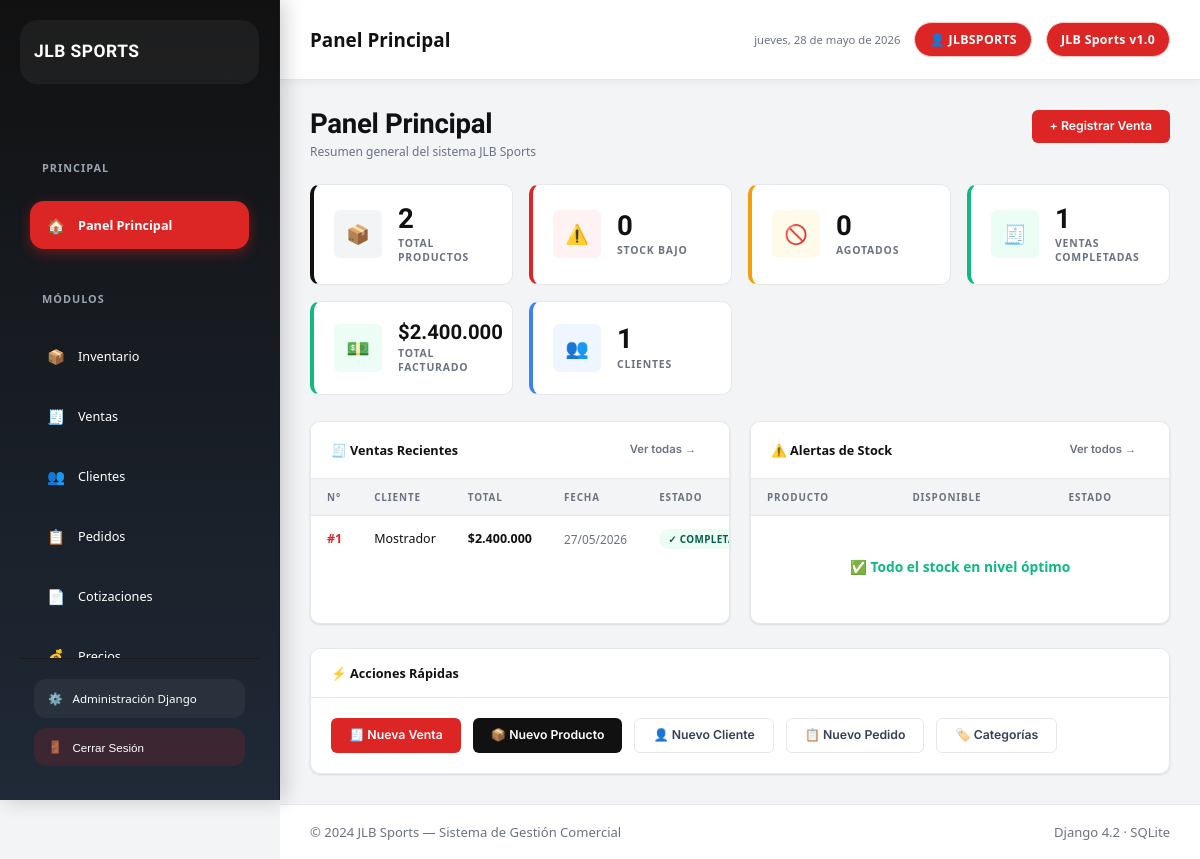
The page /dashboard/ (signed in) on the database its author committed.
### sales/models.py (models this page shows, shortened)
class Sale(models.Model):
    STATUS_CHOICES = [
        ('completed', 'Completada'),
        ('cancelled', 'Anulada'),
    ]
    client = models.ForeignKey(Client, on_delete=models.SET_NULL, null=True, blank=True, related_name='sales')
    status = models.CharField(max_length=20, choices=STATUS_CHOICES, default='completed')
    notes = models.TextField(blank=True, verbose_name='Observaciones')
    total_amount = models.DecimalField(max_digits=12, decimal_places=2, default=0)
    discount_applied = models.DecimalField(max_digits=5, decimal_places=2, default=0,
                                           verbose_name='Descuento aplicado (%)')
    created_at = models.DateTimeField(auto_now_add=True)
    class Meta:
        ordering = ['-created_at']

### inventory/views.py (the view)
# urls.py: path('', views.dashboard, name='dashboard'),
@login_required
def dashboard(request):
    total_products = Product.objects.count()
    out_of_stock = Product.objects.filter(stock_quantity=0).count()
    low_stock_products = Product.objects.filter(
        stock_quantity__gt=0, stock_quantity__lte=F('min_stock')
    ).select_related('category')
    low_stock_count = low_stock_products.count()
    total_inventory_value = sum(p.stock_value for p in Product.objects.all())
    recent_sales = Sale.objects.select_related('client').order_by('-created_at')[:6]
    total_sales = Sale.objects.filter(status='completed').count()
    total_revenue = Sale.objects.filter(status='completed').aggregate(total=Sum('total_amount'))['total'] or Decimal('0')
    total_clients = Client.objects.count()
    pending_orders = Order.objects.filter(status='pending').count()
    top_products = SaleItem.objects.values('product__name').annotate(total_vendido=Sum('quantity')).order_by('-total_vendido')[:5]
    context = {
        'total_products': total_products,
        'out_of_stock': out_of_stock,
        'low_stock_products': low_stock_products,
        'low_stock_count': low_stock_count,
        'total_inventory_value': total_inventory_value,
        'recent_sales': recent_sales,
        'total_sales': total_sales,
        'total_revenue': total_revenue,
        'total_clients': total_clients,
        'pending_orders': pending_orders,
        'top_products': top_products,
        'active_page': 'dashboard',
    }
    return render(request, 'dashboard.html', context)

### inventory/models.py (called while the page is built)
    @property
    def stock_value(self):
        return self.cost_price * self.stock_quantity

### inventory/templatetags/jlb_filters.py (called while the page is built)
@register.filter
def pesos(value):
    try:
        value = Decimal(str(value))
        if value == value.to_integral_value():
            formatted = f"{int(value):,}".replace(",", ".")
        else:
            formatted = f"{value:,.0f}".replace(",", ".")
        return f"${formatted}"
    except (ValueError, TypeError):
        return f"${value}"

### templates/dashboard.html (shortened to what this page needs)
{% extends 'base.html' %}
{% load jlb_filters %}
{% block topbar_title %}Panel Principal{% endblock %}
{% block content %}
<div class="seccion-header">
  <div>
    <h1 class="seccion-titulo">Panel Principal</h1>
    <p class="seccion-subtitulo">Resumen general del sistema JLB Sports</p>
  </div>
  <div class="seccion-acciones">
    <a href="{% url 'sale_create' %}" class="btn btn-rojo">+ Registrar Venta</a>
  </div>
</div>
<div class="stats-grid">
  <div class="stat-card negro">
    <div class="stat-icono">📦</div>
    <div>
      <div class="stat-valor">{{ total_products }}</div>
      <div class="stat-etiqueta">Total Productos</div>
    </div>
  </div>
  <div class="stat-card rojo">
    <div class="stat-icono">⚠️</div>
    <div>
      <div class="stat-valor">{{ low_stock_count }}</div>
      <div class="stat-etiqueta">Stock Bajo</div>
    </div>
  </div>
  <div class="stat-card amarillo">
    <div class="stat-icono">🚫</div>
    <div>
      <div class="stat-valor">{{ out_of_stock }}</div>
      <div class="stat-etiqueta">Agotados</div>
    </div>
  </div>
  <div class="stat-card verde">
    <div class="stat-icono">🧾</div>
    <div>
      <div class="stat-valor">{{ total_sales }}</div>
      <div class="stat-etiqueta">Ventas Completadas</div>
    </div>
  </div>
  <div class="stat-card verde">
    <div class="stat-icono">💵</div>
    <div>
      <div class="stat-valor" style="font-size:1.4rem;">{{ total_revenue|pesos }}</div>
      <div class="stat-etiqueta">Total Facturado</div>
    </div>
  </div>
  <div class="stat-card azul">
    <div class="stat-icono">👥</div>
    <div>
      <div class="stat-valor">{{ total_clients }}</div>
      <div class="stat-etiqueta">Clientes</div>
    </div>
  </div>
</div>
<div class="dash-grid">
  <div class="tarjeta">
    <div class="tarjeta-cab">
      <span class="tarjeta-titulo">🧾 Ventas Recientes</span>
      <a href="{% url 'sale_list' %}" class="btn btn-ghost btn-sm">Ver todas →</a>
    </div>
    <div class="tabla-wrap">
      <table>
        <thead>
          <tr>
            <th>N°</th>
            <th>Cliente</th>
            <th>Total</th>
            <th>Fecha</th>
            <th>Estado</th>
          </tr>
        </thead>
        <tbody>
          {% for v in recent_sales %}
          <tr>
            <td><a href="{% url 'sale_detail' v.pk %}" class="bold txt-rojo">#{{ v.pk }}</a></td>
            <td>{{ v.client.name|default:"Mostrador" }}</td>
            <td class="bold">{{ v.total_amount|pesos }}</td>
            <td class="td-muted">{{ v.created_at|date:"d/m/Y" }}</td>
            <td>
              {% if v.status == 'completed' %}
                <span class="badge badge-verde">✓ Completada</span>
              {% else %}
                <span class="badge badge-rojo">✕ Anulada</span>
              {% endif %}
            </td>
          </tr>
          {% empty %}
          <tr><td colspan="5">
            <div class="estado-vacio" style="padding:28px">
              <div class="estado-vacio-titulo">Sin ventas aún</div>
            </div>
          </td></tr>
          {% endfor %}
        </tbody>
      </table>
    </div>
  </div>
  <div class="tarjeta">
    <div class="tarjeta-cab">
      <span class="tarjeta-titulo">⚠️ Alertas de Stock</span>
      <a href="{% url 'product_list' %}?stock=bajo" class="btn btn-ghost btn-sm">Ver todos →</a>
    </div>
    <div class="tabla-wrap">
      <table>
        <thead>
          <tr>
            <th>Producto</th>
            <th>Disponible</th>
            <th>Estado</th>
          </tr>
        </thead>
        <tbody>
          {% for p in low_stock_products %}
          <tr class="fila-stock-bajo">
            <td>
              <a href="{% url 'product_edit' p.pk %}" class="bold" style="color:var(--negro);">
                {{ p.name }}
              </a>
            </td>
            <td class="bold txt-rojo">{{ p.stock_quantity }} und.</td>
            <td>
              {% if p.stock_quantity == 0 %}
                <span class="badge badge-rojo">Agotado</span>
              {% else %}
                <span class="badge badge-amarillo">Stock Bajo</span>
              {% endif %}
            </td>
          </tr>
          {% empty %}
          <tr><td colspan="3">
            <div class="estado-vacio" style="padding:28px;">
              <div class="estado-vacio-titulo" style="color:var(--verde);">
                ✅ Todo el stock en nivel óptimo
              </div>
            </div>
          </td></tr>
          {% endfor %}
        </tbody>
      </table>
    </div>
  </div>
</div>
<div class="tarjeta mt-3">
  <div class="tarjeta-cab">
    <span class="tarjeta-titulo">⚡ Acciones Rápidas</span>
  </div>
  <div class="tarjeta-cuerpo" style="display:flex;gap:12px;flex-wrap:wrap;">
    <a href="{% url 'sale_create' %}"    class="btn btn-rojo">🧾 Nueva Venta</a>
    <a href="{% url 'product_create' %}" class="btn btn-negro">📦 Nuevo Producto</a>
    <a href="{% url 'client_create' %}"  class="btn btn-outline">👤 Nuevo Cliente</a>
    <a href="{% url 'order_create' %}"   class="btn btn-outline">📋 Nuevo Pedido</a>
    <a href="{% url 'category_list' %}"  class="btn btn-outline">🏷️ Categorías</a>
  </div>
</div>
{% endblock %}

### templates/base.html (shortened to what this page needs)
{% load static %}
{% load jlb_filters %}
<!DOCTYPE html>
<html lang="es">
<head>
  <link rel="stylesheet" href="{% static 'css/style.css' %}">
</head>
<body>
<aside class="sidebar">
  <a href="{% url 'dashboard' %}" class="sidebar-brand">
    <div class="brand-text">
      <div class="brand-nombre">JLB Sports</div>
    </div>
  </a>
  <nav class="sidebar-nav">
    <div class="nav-grupo-label">Principal</div>
    <a href="{% url 'dashboard' %}" class="nav-enlace {% if active_page == 'dashboard' %}activo{% endif %}">
      <span class="nav-icono">🏠</span>
      Panel Principal
    </a>
    <div class="nav-grupo-label">Módulos</div>
    <a href="{% url 'product_list' %}" class="nav-enlace {% if active_page == 'inventory' %}activo{% endif %}">
      <span class="nav-icono">📦</span>
      Inventario
    </a>
    <a href="{% url 'sale_list' %}" class="nav-enlace {% if active_page == 'sales' %}activo{% endif %}">
      <span class="nav-icono">🧾</span>
      Ventas
    </a>
    <a href="{% url 'client_list' %}" class="nav-enlace {% if active_page == 'clients' %}activo{% endif %}">
      <span class="nav-icono">👥</span>
      Clientes
    </a>
    <a href="{% url 'order_list' %}" class="nav-enlace {% if active_page == 'orders' %}activo{% endif %}">
      <span class="nav-icono">📋</span>
      Pedidos
    </a>
    <a href="{% url 'quote_list' %}" class="nav-enlace {% if active_page == 'quotes' %}activo{% endif %}">
      <span class="nav-icono">📄</span>
      Cotizaciones
    </a>
    <a href="{% url 'pricing_overview' %}" class="nav-enlace {% if active_page == 'pricing' %}activo{% endif %}">
      <span class="nav-icono">💰</span>
      Precios
    </a>
  </nav>
  <div class="sidebar-pie">
    <a href="/admin/" class="sidebar-admin-link" target="_blank">
      <span>⚙️</span>
      Administración Django
    </a>
    <form method="post" action="{% url 'logout' %}" style="margin-top:10px;">
      <button type="submit" class="sidebar-admin-link" style="width:100%;border:none;cursor:pointer;background:rgba(220,38,38,0.15);">
        <span>🚪</span>
        Cerrar Sesión
      </button>
    </form>
  </div>
</aside>
<div class="main-wrap">
  <header class="topbar">
    <div class="topbar-izq">
      <span class="topbar-titulo">
        {% block topbar_title %}JLB Sports{% endblock %}
      </span>
    </div>
    <div class="topbar-der">
      <span class="topbar-fecha" id="topbar-fecha"></span>
      {% if user.is_authenticated %}
      <span class="topbar-chip">👤 {{ user.username }}</span>
      {% endif %}
      <span class="topbar-chip">JLB Sports v1.0</span>
    </div>
  </header>
  <main class="pagina-contenido">
    {% block content %}{% endblock %}
  </main>
  <footer class="page-footer">
    <span>© 2024 JLB Sports — Sistema de Gestión Comercial</span>
    <span>Django 4.2 · SQLite</span>
  </footer>
</div>
</body>
</html>

### templates/base.html (style rules this page uses)
:root { --rojo-principal:#DC2626; --rojo-oscuro:#B91C1C; --negro:#111111; --gris-oscuro:#1F2937; --gris-claro:#F3F4F6; --blanco:#FFFFFF; --verde:#10B981; --alerta:#EF4444; }
* { margin:0; padding:0; box-sizing:border-box; }
body { font-family: 'Segoe UI', sans-serif; background: var(--gris-claro); color: var(--gris-oscuro); display:flex; min-height:100vh; }
.sidebar { width:280px; background: linear-gradient(180deg,var(--negro),var(--gris-oscuro)); color:white; display:flex; flex-direction:column; padding:20px; position:fixed; height:100vh; overflow-y:auto; box-shadow:4px 0 20px rgba(0,0,0,0.2); }
.sidebar-brand { display:flex; align-items:center; gap:14px; text-decoration:none; margin-bottom:30px; padding:14px; border-radius:18px; background: rgba(255,255,255,0.05); transition:0.3s; }
.brand-text { display:flex; flex-direction:column; }
.brand-nombre { font-size:1.2rem; font-weight:700; color:white; }
.nav-grupo-label { font-size:0.75rem; text-transform:uppercase; color:#9ca3af; margin:18px 0 10px; letter-spacing:1px; }
.sidebar-nav { display:flex; flex-direction:column; gap:8px; }
.nav-enlace { display:flex; align-items:center; gap:12px; padding:14px 16px; border-radius:14px; color:white; text-decoration:none; transition:0.3s; font-weight:500; position:relative; }
.nav-enlace.activo { background:var(--rojo-principal); box-shadow:0 4px 14px rgba(220,38,38,0.4); }
.nav-icono { font-size:1.1rem; }
.sidebar-pie { margin-top:auto; padding-top:20px; }
.sidebar-admin-link { display:flex; align-items:center; gap:10px; text-decoration:none; color:white; padding:12px 14px; border-radius:12px; background:rgba(255,255,255,0.05); transition:0.3s; }
.main-wrap { margin-left:280px; flex:1; display:flex; flex-direction:column; min-height:100vh; }
.topbar { height:80px; background:white; display:flex; align-items:center; justify-content:space-between; padding:0 30px; box-shadow:0 2px 10px rgba(0,0,0,0.05); }
.topbar-titulo { font-size:1.3rem; font-weight:700; color:var(--negro); }
.topbar-der { display:flex; align-items:center; gap:14px; }
.topbar-chip { background:var(--rojo-principal); color:white; padding:8px 14px; border-radius:999px; font-size:0.85rem; font-weight:600; }
.pagina-contenido { padding:30px; flex:1; }
.page-footer { background:white; padding:18px 30px; display:flex; justify-content:space-between; font-size:0.9rem; color:#6b7280; border-top:1px solid #e5e7eb; }

### rows shown on the page
Sale: pk "1", client.name "Mostrador", total_amount|pesos "$2.400.000", created_at "27/05/2026"

### other values the page prints
{{ user.username }} "JLBSPORTS"
{{ total_products }} "2"
{{ low_stock_count }} "0"
{{ out_of_stock }} "0"
{{ total_sales }} "1"
{{ total_revenue|pesos }} "$2.400.000"
{{ total_clients }} "1"
